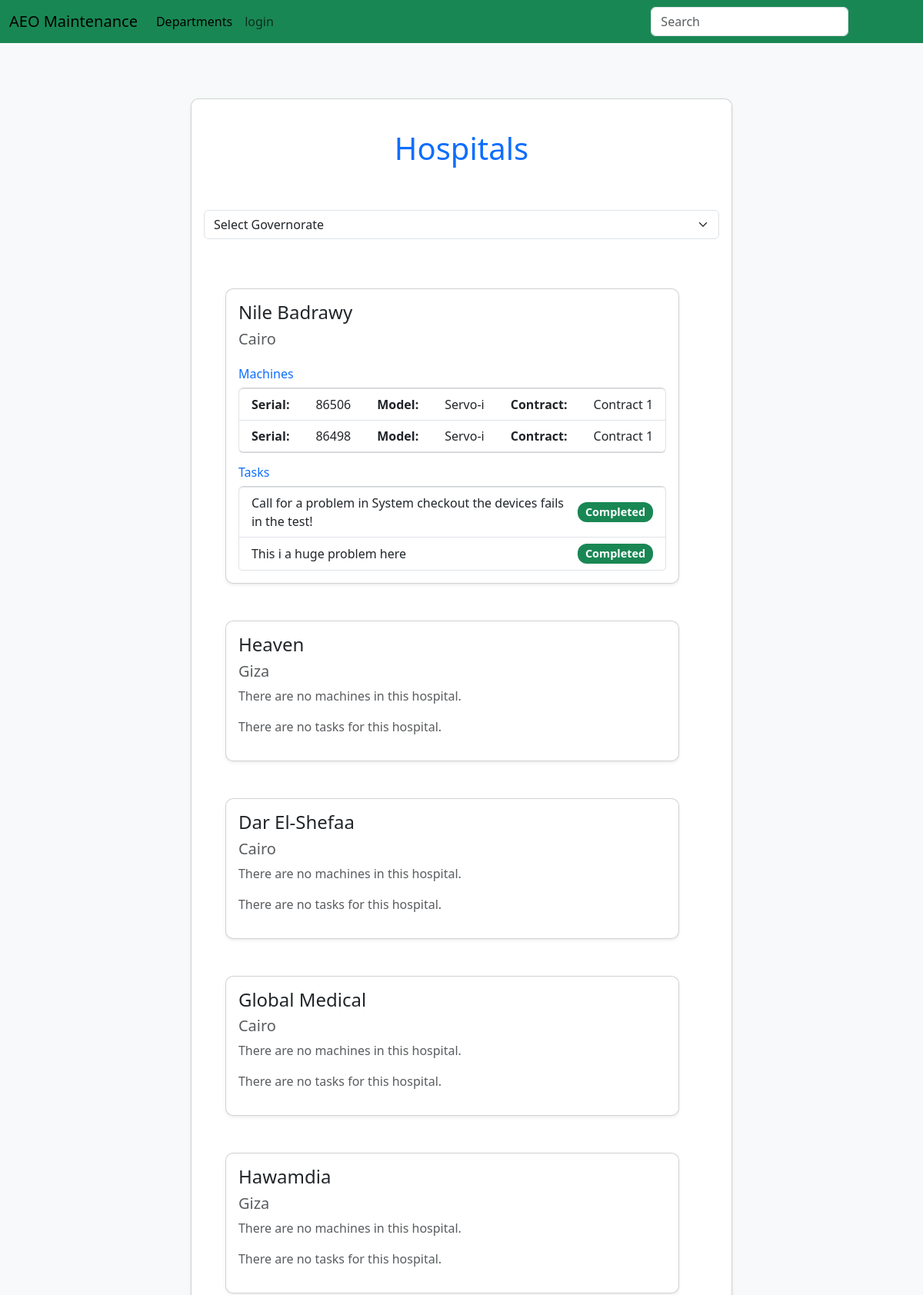
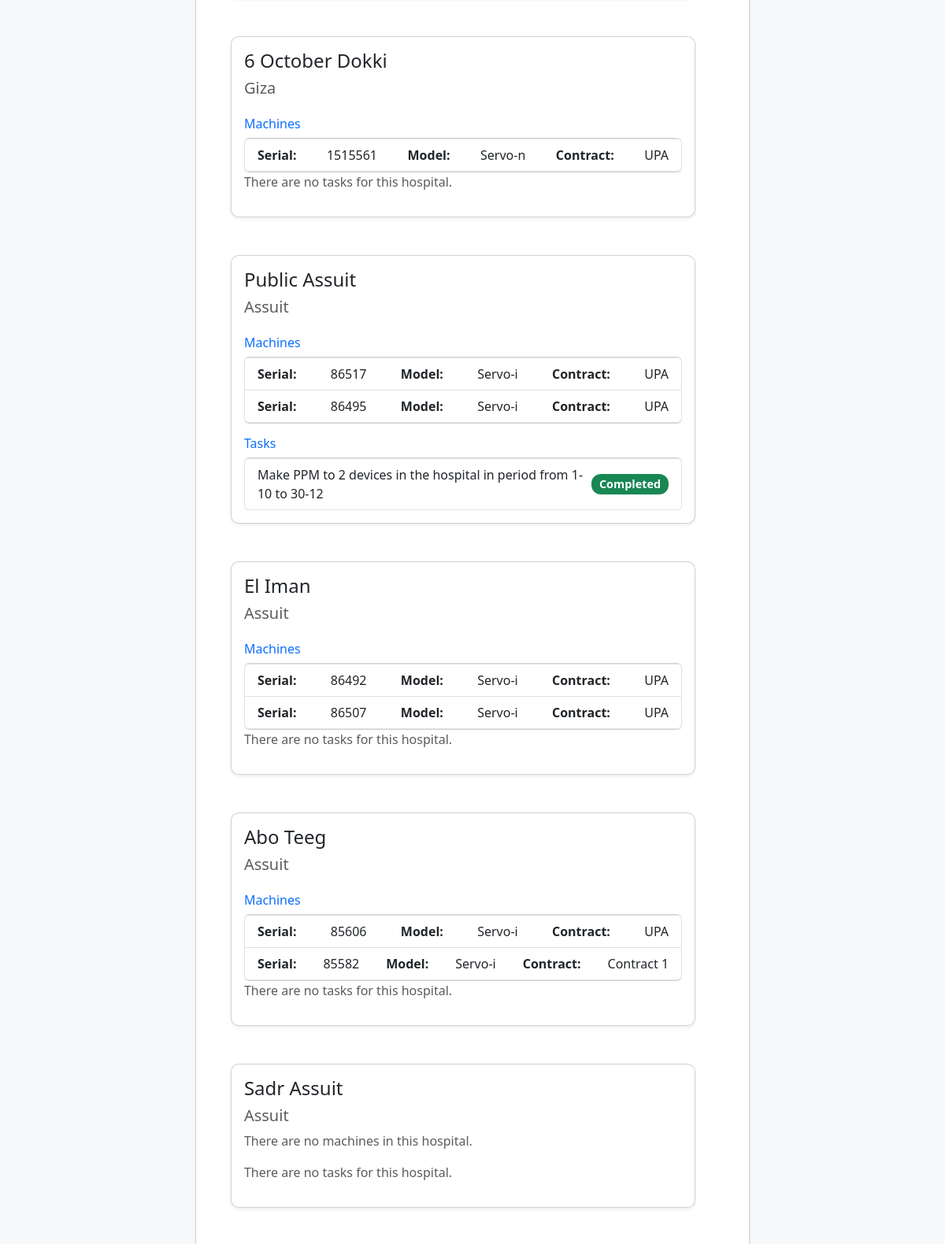
The page /hospitals (upper part) on the database its author committed (2 pictures, top to bottom).
### maintenance_system/models.py (models this page shows, shortened)
class Hospital(db.Model):
	id = db.Column(db.Integer, primary_key=True)
	name = db.Column(db.String(80), unique=True)
	governorate = db.Column(db.String(80))
	tasks = db.relationship('Task', backref='hospital', lazy=True)
	machines = db.relationship('Machine', backref='hospital', lazy=True)

class Machine(db.Model):
	id = db.Column(db.Integer, primary_key=True)
	serial_number = db.Column(db.String(80), unique=True)
	installation_date = db.Column(db.DateTime)
	contract_type = db.Column(db.Integer, default=int(0)) # 0: warranty, 1: maintenance, 2: none
	contract_name = db.Column(db.String(80))
	contract_start_date = db.Column(db.DateTime)
	contract_end_date = db.Column(db.DateTime)
	user_id = db.Column(db.Integer, db.ForeignKey('user.id'))
	model_id = db.Column(db.Integer, db.ForeignKey('model.id'))
	hospital_id = db.Column(db.Integer, db.ForeignKey('hospital.id'))
	tasks = db.relationship('Task', secondary='machine_task', backref='machines', lazy='dynamic')

class Model(db.Model):
	id = db.Column(db.Integer, primary_key=True)
	name = db.Column(db.String(80), unique=True)
	manufacturer = db.Column(db.String(80))
	picture = db.Column(db.String(20), default='device_model.jpg')
	device_id = db.Column(db.Integer, db.ForeignKey('device.id'))
	machines = db.relationship('Machine', backref='model', lazy=True)

class Task(db.Model):
	id = db.Column(db.Integer, primary_key=True)
	task_type = db.Column(db.String(80))
	status = db.Column(db.Integer, default=int(0)) # 0: not completed, 1: in progress, 2: done
	open_date = db.Column(db.DateTime, nullable=False, default=default_time)
	close_date = db.Column(db.DateTime)
	description = db.Column(db.String(200))
	result = db.Column(db.String(200))
	hospital_id = db.Column(db.Integer, db.ForeignKey('hospital.id'))
	users = db.relationship('User', secondary='user_task', backref='tasks', lazy='dynamic')

### maintenance_system/Hospitals/routes.py (the view)
@hospitalpb.route('/hospitals')
def hospitals():
    governorates = [
    hospital.governorate
    for hospital in db.session.query(Hospital.governorate).group_by(Hospital.governorate).all()]
    hospitals = Hospital.query.all()
    if request.args.get('governorate'):
        hospitals = [hospital for hospital in hospitals if hospital.governorate == request.args.get('governorate')]
    return render_template('hospitals.html', hospitals=hospitals, governorates=governorates)

### maintenance_system/Templates/hospitals.html (shortened to what this page needs)
{% extends "layout.html" %}
{% block content %}
<div class="row justify-content-center">
	<div class="col-lg-8 mt-4 mb-4">
		<div class="card p-3 shadow-sm">
			<div class="row">
				<div class="col-md-8 col-lg-12 mt-4 mb-4 text-center">
					<h1 class="text-primary">Hospitals</h1>
				</div>
				<div class="col-md-8 col-lg-12 mt-4 mb-4">
					<form method="GET" action="{{ url_for('hospitalpb.hospitals') }}">
						<div class="mb-3">
							<select id="governorate" name="governorate" class="form-select"
								onchange="this.form.submit()">
								<option value="">Select Governorate</option>
							</select>
						</div>
					</form>
				</div>
				{% for hospital in hospitals %}
				<div class="row justify-content-center">
					<div class="col-lg-11 mt-4 mb-4">
						<div class="card p-3 shadow-sm">
							<h4 class="text-dark">{{ hospital.name }}</h4>
							<h5 class="text-muted">{{ hospital.governorate }}</h5>
							{% if hospital.machines %}
							<h6 class="mt-3 text-primary">Machines</h6>
							<ul class="list-group">
								{% for machine in hospital.machines %}
								<li class="list-group-item list-group-item-action">
									<strong>Serial:</strong> {{ machine.serial_number }}
									<strong>Model:</strong> {{ machine.model.name }}
									<strong>Contract:</strong> {{ machine.contract_name }}
								</li>
								{% endfor %}
							</ul>
							{% else %}
							<p class="text-muted">There are no machines in this hospital.</p>
							{% endif %}
							{% if hospital.tasks %}
							<h6 class="mt-3 text-primary">Tasks</h6>
							<ul class="list-group">
								{% for task in hospital.tasks %}
								<li class="list-group-item list-group-item-action d-flex justify-content-between">
									<span>{{ task.description }}</span>
									<span
										class="badge {% if task.statust == 0 %}bg-danger{% else %}bg-success{% endif %}">
										{% if task.statust == 0 %}In Progress{% else %}Completed{% endif %}
									</span>
								</li>
								{% endfor %}
							</ul>
							{% else %}
							<p class="text-muted">There are no tasks for this hospital.</p>
							{% endif %}
						</div>
					</div>
				</div>
				{% endfor %}
			</div>
		</div>
	</div>
</div>
{% endblock %}

### maintenance_system/static/css/style.css (style rules this page uses)
body { background-color: #f8f9fa; }
.card { border-radius: 10px; }
.list-group-item { display: flex; justify-content: space-between; align-items: center; }
.badge { font-size: 0.9rem; padding: 0.4em 0.7em; border-radius: 12px; }

### rows shown on the page
Hospital: name "Nile Badrawy", governorate "Cairo"
Machine: serial_number "86506", model.name "Servo-i", contract_name "Contract 1"
Machine: serial_number "86498", model.name "Servo-i", contract_name "Contract 1"
Task: description "Call for a problem in System checkout the devices fails in the test!"
Task: description "This i a huge problem here"
Hospital: name "Heaven", governorate "Giza", shows "There are no machines in this hospital.", shows "There are no tasks for this hospital."
Hospital: name "Dar El-Shefaa", governorate "Cairo", shows "There are no machines in this hospital.", shows "There are no tasks for this hospital."
Hospital: name "Global Medical", governorate "Cairo", shows "There are no machines in this hospital.", shows "There are no tasks for this hospital."
Hospital: name "Hawamdia", governorate "Giza", shows "There are no machines in this hospital.", shows "There are no tasks for this hospital."
Hospital: name "6 October Dokki", governorate "Giza", shows "There are no tasks for this hospital."
Machine: serial_number "1515561", model.name "Servo-n", contract_name "UPA"
Hospital: name "Public Assuit", governorate "Assuit"
Machine: serial_number "86517", model.name "Servo-i", contract_name "UPA"
Machine: serial_number "86495", model.name "Servo-i", contract_name "UPA"
Task: description "Make PPM to 2 devices in the hospital in period from 1-10 to 30-12"
Hospital: name "El Iman", governorate "Assuit", shows "There are no tasks for this hospital."
Machine: serial_number "86492", model.name "Servo-i", contract_name "UPA"
Machine: serial_number "86507", model.name "Servo-i", contract_name "UPA"
Hospital: name "Abo Teeg", governorate "Assuit", shows "There are no tasks for this hospital."
Machine: serial_number "85606", model.name "Servo-i", contract_name "UPA"
Machine: serial_number "85582", model.name "Servo-i", contract_name "Contract 1"
Hospital: name "Sadr Assuit", governorate "Assuit", shows "There are no machines in this hospital.", shows "There are no tasks for this hospital."
